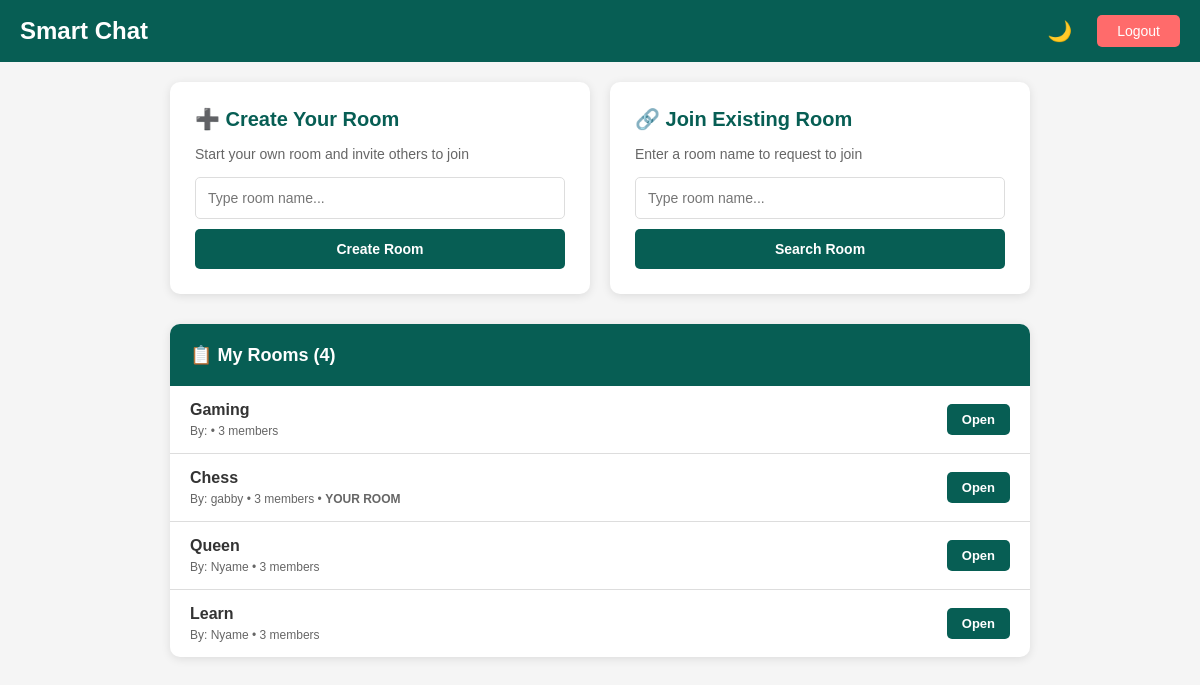
The app's page /rooms/ (signed in) with its own data.
### chat/models.py (models this page shows, shortened)
class Room(models.Model):
    name = models.CharField(max_length=255)
    creator = models.ForeignKey(User, on_delete=models.CASCADE, related_name='created_rooms', null=True)
    participants = models.ManyToManyField(User, related_name='rooms')
    created_at = models.DateTimeField(default=timezone.now)

### chat/views.py (the view)
# urls.py: path('rooms/', views.rooms, name='rooms'),
def rooms(request):
    if not request.user.is_authenticated:
        return redirect('login')
    user_rooms = Room.objects.filter(participants=request.user)
    context = {
        'user_rooms': user_rooms,
    }
    return render(request, 'chat/rooms.html', context)

### chat/templates/chat/rooms.html (shortened to what this page needs)
<!DOCTYPE html>
<html>
<head>
</head>
<body>
    <div class="navbar">
        <h2>Smart Chat</h2>
        <div class="navbar-right">
            <button class="theme-toggle" onclick="toggleTheme()" title="Toggle Dark Mode">🌙</button>
            <a href="{% url 'logout' %}">
                <button class="logout-btn">Logout</button>
            </a>
        </div>
    </div>
    <div class="container">
        <div class="actions-section">
            <div class="action-card">
                <h3>➕ Create Your Room</h3>
                <p>Start your own room and invite others to join</p>
                <form method="POST" action="{% url 'create_room' %}" class="action-form">
                    <input type="text" name="room_name" placeholder="Type room name..." required />
                    <button type="submit">Create Room</button>
                </form>
            </div>
            <div class="action-card">
                <h3>🔗 Join Existing Room</h3>
                <p>Enter a room name to request to join</p>
                <div class="action-form">
                    <input type="text" id="join_room_name" placeholder="Type room name..." required />
                    <button type="button" onclick="joinRoom()">Search Room</button>
                </div>
            </div>
        </div>
        <div class="rooms-list">
            {% if user_rooms %}
                <div class="list-header">
                    📋 My Rooms ({{ user_rooms.count }})
                </div>
                {% for room in user_rooms %}
                    <div class="room-item">
                        <div class="room-info">
                            <div class="room-name">{{ room.name }}</div>
                            <div class="room-meta">
                                By: {{ room.creator.username }}
                                • {{ room.participants.count }} members
                                {% if room.creator == user %}
                                    • <strong>YOUR ROOM</strong>
                                {% endif %}
                            </div>
                        </div>
                        <div class="room-actions">
                            <a href="{% url 'room' room.name %}" class="room-btn open-btn">Open</a>
                        </div>
                    </div>
                {% endfor %}
            {% else %}
                <div class="no-rooms">
                    <p>You haven't joined any rooms yet. Create or join one above! 👆</p>
                </div>
            {% endif %}
        </div>
    </div>
</body>
</html>

### chat/templates/chat/rooms.html (style rules this page uses)
:root { --bg-primary: #ffffff; --bg-secondary: #f5f5f5; --text-primary: #333333; --text-secondary: #666666; --navbar-bg: #075E54; --navbar-text: #ffffff; --border-color: #dddddd; --card-bg: #ffffff; --button-bg: #075E54; --button-hover: #064d47; }
* { margin: 0; padding: 0; box-sizing: border-box; }
body { font-family: Arial, sans-serif; background-color: var(--bg-secondary); color: var(--text-primary); transition: background-color 0.3s, color 0.3s; }
.navbar { background-color: var(--navbar-bg); color: var(--navbar-text); padding: 15px 20px; display: flex; justify-content: space-between; align-items: center; }
.navbar h2 { margin: 0; }
.theme-toggle { background: none; border: none; color: var(--navbar-text); font-size: 20px; cursor: pointer; transition: transform 0.3s; margin-right: 15px; }
.navbar-right { display: flex; align-items: center; gap: 10px; }
.logout-btn { background-color: #ff6b6b; color: white; border: none; padding: 8px 20px; border-radius: 5px; cursor: pointer; font-size: 14px; transition: background-color 0.3s; }
.container { max-width: 900px; margin: 20px auto; padding: 0 20px; }
.actions-section { display: grid; grid-template-columns: 1fr 1fr; gap: 20px; margin-bottom: 30px; }
.action-card { background-color: var(--card-bg); padding: 25px; border-radius: 10px; box-shadow: 0 2px 10px rgba(0,0,0,0.1); transition: transform 0.3s, box-shadow 0.3s; }
.action-card h3 { color: #075E54; margin-bottom: 15px; font-size: 20px; }
.action-card p { color: var(--text-secondary); font-size: 14px; margin-bottom: 15px; }
.action-form { display: flex; flex-direction: column; gap: 10px; }
.action-form input { padding: 12px; border: 1px solid var(--border-color); border-radius: 5px; font-size: 14px; background-color: var(--bg-primary); color: var(--text-primary); transition: border-color 0.3s, background-color 0.3s; }
.action-form button { background-color: var(--button-bg); color: white; border: none; padding: 12px; border-radius: 5px; cursor: pointer; font-weight: bold; font-size: 14px; transition: background-color 0.3s; }
.rooms-list { background-color: var(--card-bg); border-radius: 10px; overflow: hidden; box-shadow: 0 2px 10px rgba(0,0,0,0.1); }
.list-header { background-color: #075E54; color: white; padding: 20px; font-size: 18px; font-weight: bold; }
.room-item { padding: 15px 20px; border-bottom: 1px solid var(--border-color); display: flex; justify-content: space-between; align-items: center; transition: background-color 0.3s; }
.room-item:last-child { border-bottom: none; }
.room-info { flex: 1; }
.room-name { font-weight: bold; font-size: 16px; margin-bottom: 5px; text-transform: capitalize; color: var(--text-primary); }
.room-meta { font-size: 12px; color: var(--text-secondary); }
.room-actions { display: flex; gap: 10px; }
.room-btn { padding: 8px 15px; border: none; border-radius: 5px; cursor: pointer; font-size: 13px; font-weight: bold; text-decoration: none; display: inline-block; transition: opacity 0.3s; }
.open-btn { background-color: #075E54; color: white; }

### records on screen
Room: name "Gaming", participants.count "3"
Room: name "Chess", creator.username "gabby", participants.count "3", shows "YOUR ROOM"
Room: name "Queen", creator.username "Nyame", participants.count "3"
Room: name "Learn", creator.username "Nyame", participants.count "3"

### other values on screen
{{ user_rooms.count }} "4"
